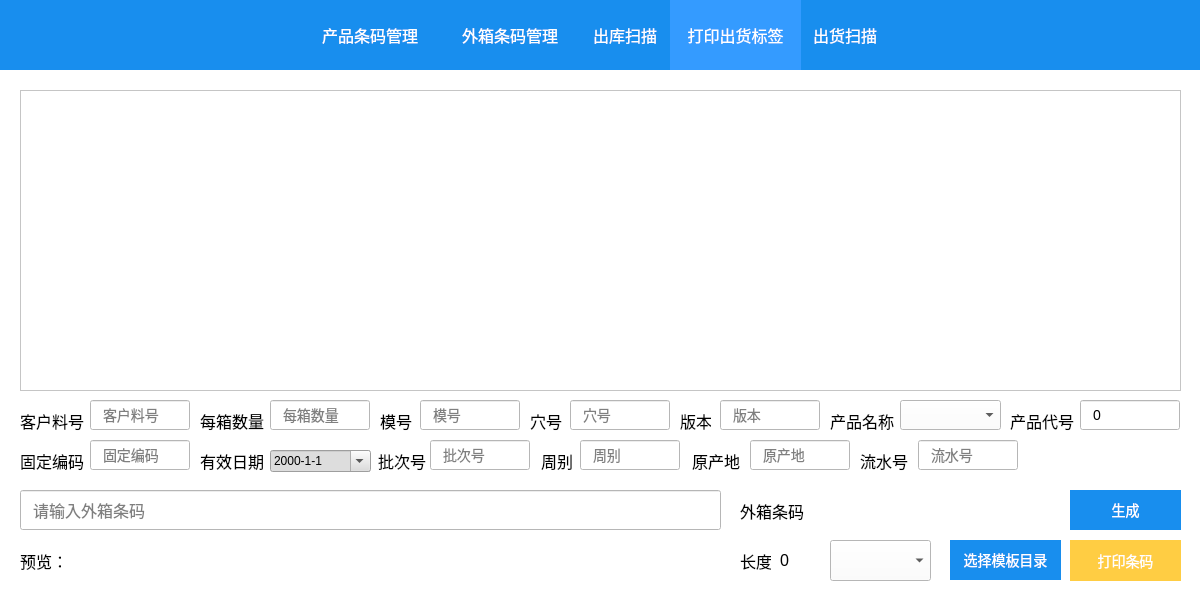
<?xml version="1.0" encoding="UTF-8"?>
<ui version="4.0">
 <class>OutProt</class>
 <widget class="QWidget" name="OutProt">
  <property name="windowModality">
   <enum>Qt::ApplicationModal</enum>
  </property>
  <property name="enabled">
   <bool>true</bool>
  </property>
  <property name="geometry">
   <rect>
    <x>0</x>
    <y>0</y>
    <width>1200</width>
    <height>600</height>
   </rect>
  </property>
  <property name="minimumSize">
   <size>
    <width>1200</width>
    <height>600</height>
   </size>
  </property>
  <property name="maximumSize">
   <size>
    <width>1200</width>
    <height>600</height>
   </size>
  </property>
  <property name="windowTitle">
   <string>扫描工具v2</string>
  </property>
  <property name="windowIcon">
   <iconset>
    <normalon>:/icon.ico</normalon>
   </iconset>
  </property>
  <property name="styleSheet">
   <string notr="true">background-color: rgb(255, 255, 255);</string>
  </property>
  <widget class="QLabel" name="label">
   <property name="geometry">
    <rect>
     <x>0</x>
     <y>0</y>
     <width>1201</width>
     <height>70</height>
    </rect>
   </property>
   <property name="acceptDrops">
    <bool>false</bool>
   </property>
   <property name="styleSheet">
    <string notr="true">background:#188eee;</string>
   </property>
   <property name="text">
    <string/>
   </property>
  </widget>
  <widget class="QPushButton" name="bulkprint">
   <property name="geometry">
    <rect>
     <x>1070</x>
     <y>540</y>
     <width>111</width>
     <height>41</height>
    </rect>
   </property>
   <property name="cursor">
    <cursorShape>PointingHandCursor</cursorShape>
   </property>
   <property name="styleSheet">
    <string notr="true">border:none;
background:#FFCD43;
color:#FFF;
font-size:14px;</string>
   </property>
   <property name="text">
    <string>打印条码</string>
   </property>
  </widget>
  <widget class="QComboBox" name="comboBox">
   <property name="geometry">
    <rect>
     <x>830</x>
     <y>540</y>
     <width>101</width>
     <height>41</height>
    </rect>
   </property>
  </widget>
  <widget class="QPushButton" name="choosurl">
   <property name="geometry">
    <rect>
     <x>950</x>
     <y>540</y>
     <width>111</width>
     <height>40</height>
    </rect>
   </property>
   <property name="cursor">
    <cursorShape>PointingHandCursor</cursorShape>
   </property>
   <property name="styleSheet">
    <string notr="true">border:none;
background:#188eee;
color:#FFFFFF;
font-size:14px;</string>
   </property>
   <property name="text">
    <string>选择模板目录</string>
   </property>
  </widget>
  <widget class="QPushButton" name="shuaxin">
   <property name="geometry">
    <rect>
     <x>1140</x>
     <y>15</y>
     <width>40</width>
     <height>40</height>
    </rect>
   </property>
   <property name="cursor">
    <cursorShape>PointingHandCursor</cursorShape>
   </property>
   <property name="styleSheet">
    <string notr="true">border:none;
background:#188eee;
color:#FFFFFF;</string>
   </property>
   <property name="text">
    <string/>
   </property>
   <property name="icon">
    <iconset resource="style.qrc">
     <normaloff>:/image/shuaxin.png</normaloff>:/image/shuaxin.png</iconset>
   </property>
   <property name="iconSize">
    <size>
     <width>30</width>
     <height>30</height>
    </size>
   </property>
  </widget>
  <widget class="QLineEdit" name="outcode">
   <property name="geometry">
    <rect>
     <x>20</x>
     <y>490</y>
     <width>701</width>
     <height>40</height>
    </rect>
   </property>
   <property name="styleSheet">
    <string notr="true">padding-left:10px;
font-size:16px;
font: 75 18pt &quot;AngsanaUPC&quot;;</string>
   </property>
   <property name="inputMethodHints">
    <set>Qt::ImhPreferNumbers</set>
   </property>
   <property name="placeholderText">
    <string>请输入外箱条码</string>
   </property>
  </widget>
  <widget class="QLineEdit" name="gudingno">
   <property name="geometry">
    <rect>
     <x>90</x>
     <y>440</y>
     <width>100</width>
     <height>30</height>
    </rect>
   </property>
   <property name="styleSheet">
    <string notr="true">padding-left:10px;
font-size:14px;
</string>
   </property>
   <property name="inputMethodHints">
    <set>Qt::ImhPreferNumbers</set>
   </property>
   <property name="readOnly">
    <bool>false</bool>
   </property>
   <property name="placeholderText">
    <string>固定编码</string>
   </property>
  </widget>
  <widget class="QLabel" name="label_2">
   <property name="geometry">
    <rect>
     <x>20</x>
     <y>450</y>
     <width>71</width>
     <height>21</height>
    </rect>
   </property>
   <property name="styleSheet">
    <string notr="true">font-size:16px;</string>
   </property>
   <property name="text">
    <string>固定编码</string>
   </property>
  </widget>
  <widget class="QLabel" name="label_3">
   <property name="geometry">
    <rect>
     <x>378</x>
     <y>450</y>
     <width>51</width>
     <height>21</height>
    </rect>
   </property>
   <property name="styleSheet">
    <string notr="true">font-size:16px;</string>
   </property>
   <property name="text">
    <string>批次号</string>
   </property>
  </widget>
  <widget class="QLineEdit" name="pihaono">
   <property name="geometry">
    <rect>
     <x>430</x>
     <y>440</y>
     <width>100</width>
     <height>30</height>
    </rect>
   </property>
   <property name="styleSheet">
    <string notr="true">padding-left:10px;
font-size:14px;
</string>
   </property>
   <property name="inputMethodHints">
    <set>Qt::ImhPreferNumbers</set>
   </property>
   <property name="readOnly">
    <bool>true</bool>
   </property>
   <property name="placeholderText">
    <string>批次号</string>
   </property>
  </widget>
  <widget class="QLabel" name="label_4">
   <property name="geometry">
    <rect>
     <x>541</x>
     <y>450</y>
     <width>51</width>
     <height>21</height>
    </rect>
   </property>
   <property name="styleSheet">
    <string notr="true">font-size:16px;</string>
   </property>
   <property name="text">
    <string>周别</string>
   </property>
  </widget>
  <widget class="QLineEdit" name="zhoubieno">
   <property name="geometry">
    <rect>
     <x>580</x>
     <y>440</y>
     <width>100</width>
     <height>30</height>
    </rect>
   </property>
   <property name="styleSheet">
    <string notr="true">padding-left:10px;
font-size:14px;
</string>
   </property>
   <property name="inputMethodHints">
    <set>Qt::ImhPreferNumbers</set>
   </property>
   <property name="readOnly">
    <bool>true</bool>
   </property>
   <property name="placeholderText">
    <string>周别</string>
   </property>
  </widget>
  <widget class="QLabel" name="label_5">
   <property name="geometry">
    <rect>
     <x>680</x>
     <y>410</y>
     <width>31</width>
     <height>21</height>
    </rect>
   </property>
   <property name="styleSheet">
    <string notr="true">font-size:16px;</string>
   </property>
   <property name="text">
    <string>版本</string>
   </property>
  </widget>
  <widget class="QLineEdit" name="banbenno">
   <property name="geometry">
    <rect>
     <x>720</x>
     <y>400</y>
     <width>100</width>
     <height>30</height>
    </rect>
   </property>
   <property name="styleSheet">
    <string notr="true">padding-left:10px;
font-size:14px;
</string>
   </property>
   <property name="inputMethodHints">
    <set>Qt::ImhPreferNumbers</set>
   </property>
   <property name="readOnly">
    <bool>true</bool>
   </property>
   <property name="placeholderText">
    <string>版本</string>
   </property>
  </widget>
  <widget class="QLabel" name="label_6">
   <property name="geometry">
    <rect>
     <x>830</x>
     <y>410</y>
     <width>71</width>
     <height>21</height>
    </rect>
   </property>
   <property name="styleSheet">
    <string notr="true">font-size:16px;</string>
   </property>
   <property name="text">
    <string>产品名称</string>
   </property>
  </widget>
  <widget class="QLabel" name="label_7">
   <property name="geometry">
    <rect>
     <x>692</x>
     <y>450</y>
     <width>51</width>
     <height>21</height>
    </rect>
   </property>
   <property name="styleSheet">
    <string notr="true">font-size:16px;</string>
   </property>
   <property name="text">
    <string>原产地</string>
   </property>
  </widget>
  <widget class="QLineEdit" name="yuanchanno">
   <property name="geometry">
    <rect>
     <x>750</x>
     <y>440</y>
     <width>100</width>
     <height>30</height>
    </rect>
   </property>
   <property name="styleSheet">
    <string notr="true">padding-left:10px;
font-size:14px;
</string>
   </property>
   <property name="inputMethodHints">
    <set>Qt::ImhPreferNumbers</set>
   </property>
   <property name="text">
    <string/>
   </property>
   <property name="readOnly">
    <bool>true</bool>
   </property>
   <property name="placeholderText">
    <string>原产地</string>
   </property>
  </widget>
  <widget class="QLabel" name="label_9">
   <property name="geometry">
    <rect>
     <x>20</x>
     <y>410</y>
     <width>71</width>
     <height>21</height>
    </rect>
   </property>
   <property name="styleSheet">
    <string notr="true">font-size:16px;</string>
   </property>
   <property name="text">
    <string>客户料号</string>
   </property>
  </widget>
  <widget class="QLineEdit" name="metaid">
   <property name="geometry">
    <rect>
     <x>90</x>
     <y>400</y>
     <width>100</width>
     <height>30</height>
    </rect>
   </property>
   <property name="styleSheet">
    <string notr="true">padding-left:10px;
font-size:14px;
</string>
   </property>
   <property name="inputMethodHints">
    <set>Qt::ImhPreferNumbers</set>
   </property>
   <property name="text">
    <string/>
   </property>
   <property name="readOnly">
    <bool>true</bool>
   </property>
   <property name="placeholderText">
    <string>客户料号</string>
   </property>
  </widget>
  <widget class="QLineEdit" name="meixiangno">
   <property name="geometry">
    <rect>
     <x>270</x>
     <y>400</y>
     <width>100</width>
     <height>30</height>
    </rect>
   </property>
   <property name="styleSheet">
    <string notr="true">padding-left:10px;
font-size:14px;
</string>
   </property>
   <property name="inputMethodHints">
    <set>Qt::ImhPreferNumbers</set>
   </property>
   <property name="text">
    <string/>
   </property>
   <property name="readOnly">
    <bool>true</bool>
   </property>
   <property name="placeholderText">
    <string>每箱数量</string>
   </property>
  </widget>
  <widget class="QLabel" name="label_10">
   <property name="geometry">
    <rect>
     <x>200</x>
     <y>410</y>
     <width>71</width>
     <height>21</height>
    </rect>
   </property>
   <property name="styleSheet">
    <string notr="true">font-size:16px;</string>
   </property>
   <property name="text">
    <string>每箱数量</string>
   </property>
  </widget>
  <widget class="QLabel" name="label_11">
   <property name="geometry">
    <rect>
     <x>380</x>
     <y>410</y>
     <width>41</width>
     <height>21</height>
    </rect>
   </property>
   <property name="styleSheet">
    <string notr="true">font-size:16px;</string>
   </property>
   <property name="text">
    <string>模号</string>
   </property>
  </widget>
  <widget class="QLineEdit" name="mode">
   <property name="geometry">
    <rect>
     <x>420</x>
     <y>400</y>
     <width>100</width>
     <height>30</height>
    </rect>
   </property>
   <property name="styleSheet">
    <string notr="true">padding-left:10px;
font-size:14px;
</string>
   </property>
   <property name="inputMethodHints">
    <set>Qt::ImhPreferNumbers</set>
   </property>
   <property name="text">
    <string/>
   </property>
   <property name="readOnly">
    <bool>true</bool>
   </property>
   <property name="placeholderText">
    <string>模号</string>
   </property>
  </widget>
  <widget class="QLineEdit" name="hole">
   <property name="geometry">
    <rect>
     <x>570</x>
     <y>400</y>
     <width>100</width>
     <height>30</height>
    </rect>
   </property>
   <property name="styleSheet">
    <string notr="true">padding-left:10px;
font-size:14px;
</string>
   </property>
   <property name="inputMethodHints">
    <set>Qt::ImhPreferNumbers</set>
   </property>
   <property name="text">
    <string/>
   </property>
   <property name="readOnly">
    <bool>true</bool>
   </property>
   <property name="placeholderText">
    <string>穴号</string>
   </property>
  </widget>
  <widget class="QLabel" name="label_12">
   <property name="geometry">
    <rect>
     <x>530</x>
     <y>410</y>
     <width>71</width>
     <height>21</height>
    </rect>
   </property>
   <property name="styleSheet">
    <string notr="true">font-size:16px;</string>
   </property>
   <property name="text">
    <string>穴号</string>
   </property>
  </widget>
  <widget class="QLabel" name="label_13">
   <property name="geometry">
    <rect>
     <x>200</x>
     <y>450</y>
     <width>71</width>
     <height>21</height>
    </rect>
   </property>
   <property name="styleSheet">
    <string notr="true">font-size:16px;</string>
   </property>
   <property name="text">
    <string>有效日期</string>
   </property>
  </widget>
  <widget class="QLineEdit" name="liushuino">
   <property name="geometry">
    <rect>
     <x>918</x>
     <y>440</y>
     <width>100</width>
     <height>30</height>
    </rect>
   </property>
   <property name="styleSheet">
    <string notr="true">padding-left:10px;
font-size:14px;
</string>
   </property>
   <property name="inputMethodHints">
    <set>Qt::ImhPreferNumbers</set>
   </property>
   <property name="text">
    <string/>
   </property>
   <property name="readOnly">
    <bool>true</bool>
   </property>
   <property name="placeholderText">
    <string>流水号</string>
   </property>
  </widget>
  <widget class="QLabel" name="label_14">
   <property name="geometry">
    <rect>
     <x>860</x>
     <y>450</y>
     <width>51</width>
     <height>21</height>
    </rect>
   </property>
   <property name="styleSheet">
    <string notr="true">font-size:16px;</string>
   </property>
   <property name="text">
    <string>流水号</string>
   </property>
  </widget>
  <widget class="QLabel" name="label_15">
   <property name="geometry">
    <rect>
     <x>1010</x>
     <y>410</y>
     <width>71</width>
     <height>21</height>
    </rect>
   </property>
   <property name="styleSheet">
    <string notr="true">font-size:16px;</string>
   </property>
   <property name="text">
    <string>产品代号</string>
   </property>
  </widget>
  <widget class="QLineEdit" name="pin">
   <property name="geometry">
    <rect>
     <x>1080</x>
     <y>400</y>
     <width>100</width>
     <height>30</height>
    </rect>
   </property>
   <property name="styleSheet">
    <string notr="true">padding-left:10px;
font-size:14px;
</string>
   </property>
   <property name="inputMethodHints">
    <set>Qt::ImhPreferNumbers</set>
   </property>
   <property name="text">
    <string>0</string>
   </property>
   <property name="placeholderText">
    <string>产品代号</string>
   </property>
  </widget>
  <widget class="QDateEdit" name="dateEdit">
   <property name="geometry">
    <rect>
     <x>270</x>
     <y>450</y>
     <width>101</width>
     <height>22</height>
    </rect>
   </property>
   <property name="styleSheet">
    <string notr="true">background:#ddd;</string>
   </property>
   <property name="currentSection">
    <enum>QDateTimeEdit::YearSection</enum>
   </property>
   <property name="displayFormat">
    <string>yyyy-M-d</string>
   </property>
   <property name="calendarPopup">
    <bool>true</bool>
   </property>
   <property name="timeSpec">
    <enum>Qt::LocalTime</enum>
   </property>
  </widget>
  <widget class="QLabel" name="tip">
   <property name="geometry">
    <rect>
     <x>740</x>
     <y>500</y>
     <width>101</width>
     <height>21</height>
    </rect>
   </property>
   <property name="styleSheet">
    <string notr="true">font-size:16px;</string>
   </property>
   <property name="text">
    <string>外箱条码</string>
   </property>
  </widget>
  <widget class="QLabel" name="outproduct">
   <property name="geometry">
    <rect>
     <x>70</x>
     <y>550</y>
     <width>651</width>
     <height>21</height>
    </rect>
   </property>
   <property name="styleSheet">
    <string notr="true">font-size:16px;</string>
   </property>
   <property name="text">
    <string/>
   </property>
  </widget>
  <widget class="QLabel" name="tip_2">
   <property name="geometry">
    <rect>
     <x>20</x>
     <y>550</y>
     <width>41</width>
     <height>21</height>
    </rect>
   </property>
   <property name="styleSheet">
    <string notr="true">font-size:16px;</string>
   </property>
   <property name="text">
    <string>预览：</string>
   </property>
  </widget>
  <widget class="QLabel" name="tip_3">
   <property name="geometry">
    <rect>
     <x>740</x>
     <y>550</y>
     <width>31</width>
     <height>21</height>
    </rect>
   </property>
   <property name="styleSheet">
    <string notr="true">font-size:16px;</string>
   </property>
   <property name="text">
    <string>长度</string>
   </property>
  </widget>
  <widget class="QLabel" name="tip_4">
   <property name="geometry">
    <rect>
     <x>780</x>
     <y>550</y>
     <width>41</width>
     <height>21</height>
    </rect>
   </property>
   <property name="styleSheet">
    <string notr="true">font-size:16px;</string>
   </property>
   <property name="text">
    <string>0</string>
   </property>
  </widget>
  <widget class="QTableWidget" name="codelist">
   <property name="geometry">
    <rect>
     <x>20</x>
     <y>90</y>
     <width>1161</width>
     <height>301</height>
    </rect>
   </property>
   <property name="editTriggers">
    <set>QAbstractItemView::NoEditTriggers</set>
   </property>
  </widget>
  <widget class="QPushButton" name="tab5">
   <property name="geometry">
    <rect>
     <x>800</x>
     <y>0</y>
     <width>90</width>
     <height>70</height>
    </rect>
   </property>
   <property name="cursor">
    <cursorShape>PointingHandCursor</cursorShape>
   </property>
   <property name="styleSheet">
    <string notr="true">border:none;
background:#188EEE;
color:#FFFFFF;
font-size:16px;</string>
   </property>
   <property name="text">
    <string>出货扫描</string>
   </property>
  </widget>
  <widget class="QPushButton" name="tab3">
   <property name="geometry">
    <rect>
     <x>580</x>
     <y>0</y>
     <width>90</width>
     <height>70</height>
    </rect>
   </property>
   <property name="cursor">
    <cursorShape>PointingHandCursor</cursorShape>
   </property>
   <property name="styleSheet">
    <string notr="true">border:none;
background:#188EEE;
color:#FFFFFF;
font-size:16px;</string>
   </property>
   <property name="text">
    <string>出库扫描</string>
   </property>
  </widget>
  <widget class="QPushButton" name="tab4">
   <property name="geometry">
    <rect>
     <x>670</x>
     <y>0</y>
     <width>131</width>
     <height>70</height>
    </rect>
   </property>
   <property name="cursor">
    <cursorShape>PointingHandCursor</cursorShape>
   </property>
   <property name="styleSheet">
    <string notr="true">border:none;
background:#349BFF;
color:#FFFFFF;
font-size:16px;</string>
   </property>
   <property name="text">
    <string>打印出货标签</string>
   </property>
  </widget>
  <widget class="QPushButton" name="tab2">
   <property name="geometry">
    <rect>
     <x>440</x>
     <y>0</y>
     <width>140</width>
     <height>70</height>
    </rect>
   </property>
   <property name="cursor">
    <cursorShape>PointingHandCursor</cursorShape>
   </property>
   <property name="styleSheet">
    <string notr="true">border:none;
background:#188EEE;
color:#FFFFFF;
font-size:16px;</string>
   </property>
   <property name="text">
    <string>外箱条码管理</string>
   </property>
  </widget>
  <widget class="QPushButton" name="tab1">
   <property name="geometry">
    <rect>
     <x>300</x>
     <y>0</y>
     <width>140</width>
     <height>70</height>
    </rect>
   </property>
   <property name="cursor">
    <cursorShape>PointingHandCursor</cursorShape>
   </property>
   <property name="styleSheet">
    <string notr="true">border:none;
background:#188EEE;
color:#FFFFFF;
font-size:16px;</string>
   </property>
   <property name="text">
    <string>产品条码管理</string>
   </property>
  </widget>
  <widget class="QComboBox" name="chanpinno">
   <property name="geometry">
    <rect>
     <x>900</x>
     <y>400</y>
     <width>101</width>
     <height>30</height>
    </rect>
   </property>
  </widget>
  <widget class="QPushButton" name="created">
   <property name="geometry">
    <rect>
     <x>1070</x>
     <y>490</y>
     <width>111</width>
     <height>40</height>
    </rect>
   </property>
   <property name="cursor">
    <cursorShape>PointingHandCursor</cursorShape>
   </property>
   <property name="styleSheet">
    <string notr="true">border:none;
background:#188eee;
color:#FFFFFF;
font-size:14px;</string>
   </property>
   <property name="text">
    <string>生成</string>
   </property>
  </widget>
  <zorder>label</zorder>
  <zorder>bulkprint</zorder>
  <zorder>comboBox</zorder>
  <zorder>choosurl</zorder>
  <zorder>shuaxin</zorder>
  <zorder>outcode</zorder>
  <zorder>label_2</zorder>
  <zorder>gudingno</zorder>
  <zorder>label_3</zorder>
  <zorder>pihaono</zorder>
  <zorder>label_4</zorder>
  <zorder>zhoubieno</zorder>
  <zorder>label_5</zorder>
  <zorder>banbenno</zorder>
  <zorder>label_6</zorder>
  <zorder>label_7</zorder>
  <zorder>yuanchanno</zorder>
  <zorder>label_9</zorder>
  <zorder>metaid</zorder>
  <zorder>label_10</zorder>
  <zorder>label_11</zorder>
  <zorder>mode</zorder>
  <zorder>meixiangno</zorder>
  <zorder>label_12</zorder>
  <zorder>hole</zorder>
  <zorder>label_13</zorder>
  <zorder>liushuino</zorder>
  <zorder>label_14</zorder>
  <zorder>label_15</zorder>
  <zorder>pin</zorder>
  <zorder>dateEdit</zorder>
  <zorder>tip</zorder>
  <zorder>outproduct</zorder>
  <zorder>tip_2</zorder>
  <zorder>tip_3</zorder>
  <zorder>tip_4</zorder>
  <zorder>codelist</zorder>
  <zorder>tab5</zorder>
  <zorder>tab3</zorder>
  <zorder>tab4</zorder>
  <zorder>tab2</zorder>
  <zorder>tab1</zorder>
  <zorder>chanpinno</zorder>
  <zorder>created</zorder>
 </widget>
 <resources>
  <include location="style.qrc"/>
 </resources>
 <connections/>
</ui>
